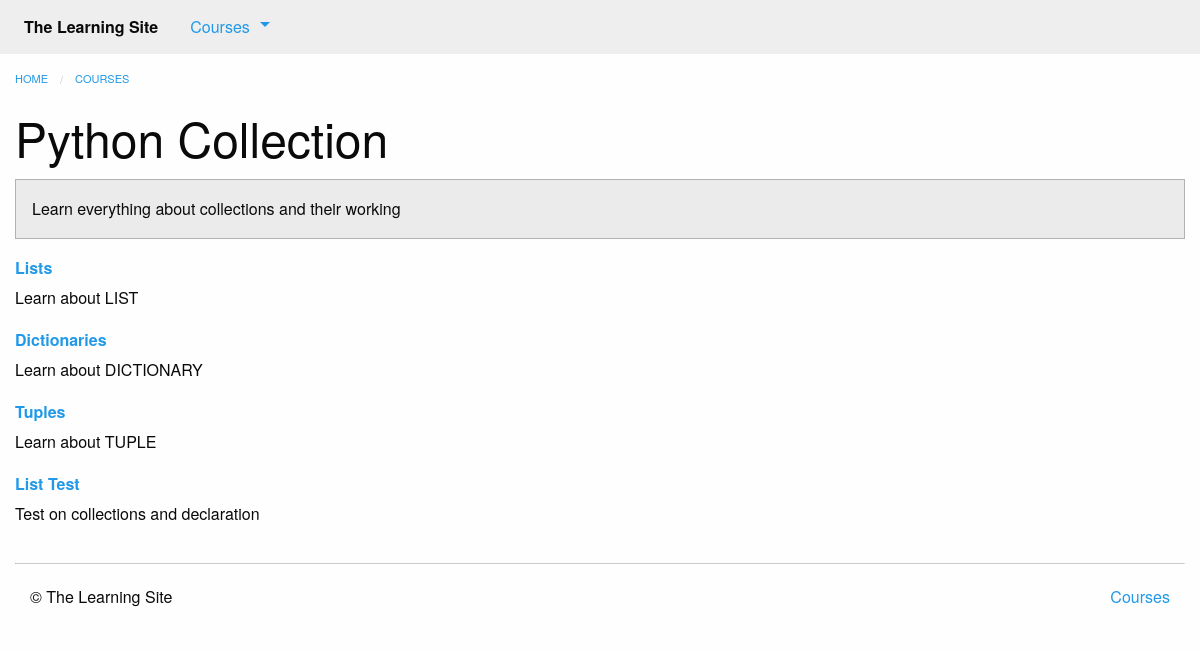
Before: /courses/2/ with the older database file.
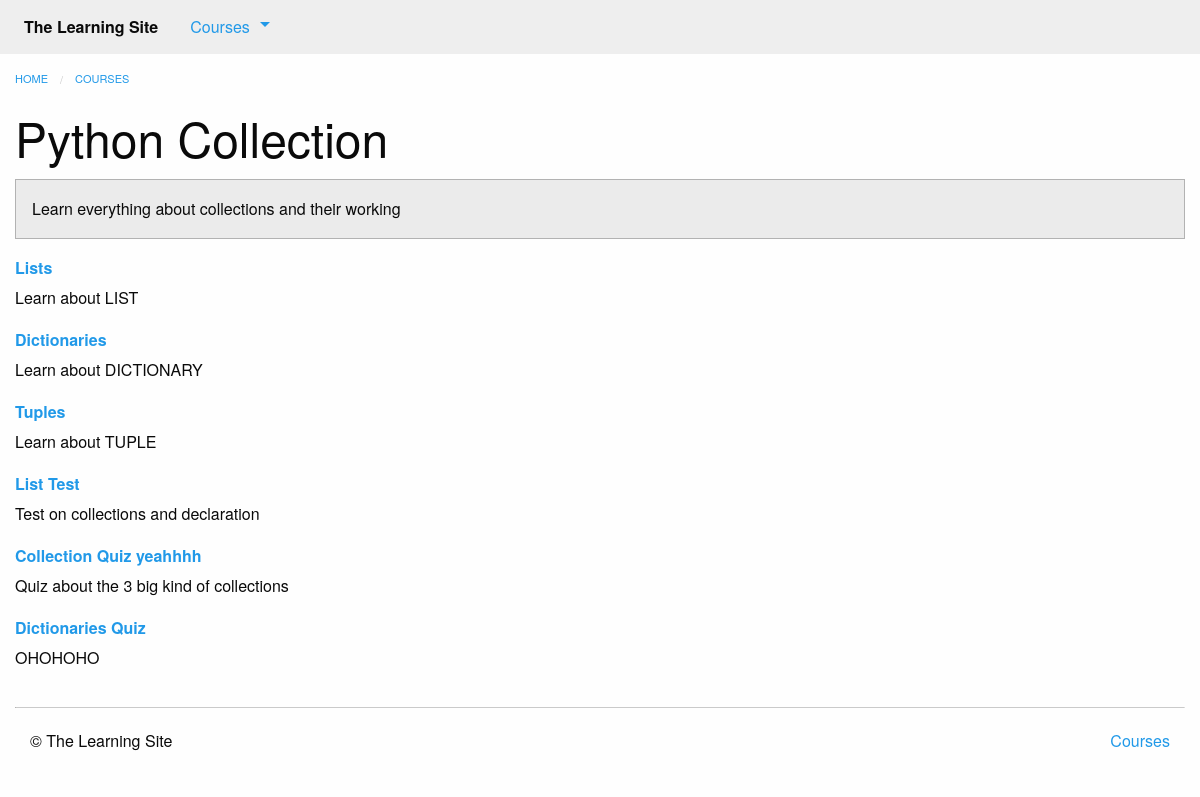
After: the same page with the newer database file.
### courses/models.py (models this page shows, shortened)
class Step(models.Model):
    title = models.CharField(max_length=255)
    description = models.TextField()
    order = models.IntegerField(default=0)
    course = models.ForeignKey(Course, on_delete=models.CASCADE)
    class Meta:
        abstract = True
        ordering = ['order',]

class Text(Step):
    content = models.TextField(blank=True, default='')
    def get_absolute_url(self):
        return reverse('courses:text', kwargs={
                'course_pk': self.course_id,
                'step_pk': self.id
            })

class Quiz(Step):
    total_questions = models.IntegerField(default=4)
    class Meta:
        verbose_name_plural = "Quizzes"
    def get_absolute_url(self):
        return reverse('courses:quiz', kwargs={
                'course_pk': self.course_id,
                'step_pk': self.id
            })

### courses/views.py (the view)
# urls.py: path('<int:pk>/', views.course_detail, name='detail'),
def course_detail(request, pk):
    course = get_object_or_404(models.Course, pk=pk)
    steps = sorted(chain(course.text_set.all(), course.quiz_set.all()),
                   key=lambda step: step.order)
    return render(request, 'courses/course_detail.html', {
            'course': course,
            'steps': steps
        })

### courses/templatetags/course_extras.py (called while the page is built)
@register.inclusion_tag('courses/course_nav.html')
def nav_courses_list():
    courses = Course.objects.all()[:5]
    return {'courses': courses}

@register.filter('markdown_to_html')
def markdown_to_html(markdown_text):
    html_body = markdown2.markdown(markdown_text)
    return mark_safe(html_body)

### courses/templates/courses/course_detail.html (shortened to what this page needs)
{% extends "courses/layout.html" %}
{% load course_extras %}
{% block content %}
    <div class="row columns">
        {{ block.super }}
        <article>
            <h1 class="">{{ course.title }}</h1>
            <div class="callout secondary">
                {{ course.description|markdown_to_html }}
            </div>
            <dl>
                {% for step in steps %}
                    <dt>
                        <a href="{{ step.get_absolute_url }}">{{ step.title }}</a>
                    </dt>
                    <dd>{{ step.description|markdown_to_html }}</dd>
                {% endfor %}
            </dl>
        </article>
    </div>
{% endblock %}

Changed rows visible on the page:
added Quiz: title "Collection Quiz yeahhhh", description "Quiz about the 3 big kind of collections"
added Quiz: title "Dictionaries Quiz", description "OHOHOHO"
